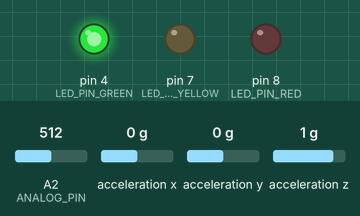
Recording of a sketch running on a simulated Arduino Uno, built with avr-gcc and run on an emulated ATmega328P. On the bench: output pins drawn as LEDs (lit = HIGH). Inputs (shaded band) come from the test bench; at power-on: A2 (ANALOG_PIN) = 512, acceleration x 0 g, acceleration y 0 g, acceleration z 1 g. What the sketch prints to the serial monitor is not drawn.

Above: at 0.1 s.
Timing chart, 0 to 1.6 s (numbered marks = the images above):
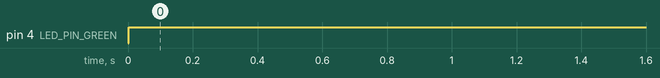

Measured:
- by itself, pin 4 (LED_PIN_GREEN): LOW → HIGH at 0.00 s

The sketch:

sensor1.ino
```cpp
#include <Adafruit_Sensor.h>
#include <Adafruit_ADXL345_U.h>

#define ANALOG_PIN A2
#define LED_PIN_GREEN 4       // Green LED for sound > 100
#define LED_PIN_YELLOW 7      // Yellow LED for sound > 250
#define LED_PIN_RED 8         // Red LED for sound > 400

//Pin configurations can vary on your circuit(these are my pin configurations)

Adafruit_ADXL345_Unified soundSensor = Adafruit_ADXL345_Unified(12345);

void setup() {
  Serial.begin(9600);
  pinMode(LED_PIN_GREEN, OUTPUT);
  pinMode(LED_PIN_YELLOW, OUTPUT);
  pinMode(LED_PIN_RED, OUTPUT);
  soundSensor.begin();
  soundSensor.setRange(ADXL345_RANGE_16_G);
}

void loop() {
  sensors_event_t event;
  soundSensor.getEvent(&event);
  int soundValue = analogRead(ANALOG_PIN);
  float soundDB = 20 * log10(soundValue);
  Serial.print("Sound Level (dB): ");
  Serial.println(soundDB);

  // Turn off all LEDs initially
  digitalWrite(LED_PIN_GREEN, LOW);
  digitalWrite(LED_PIN_YELLOW, LOW);
  digitalWrite(LED_PIN_RED, LOW);

  // Set LEDs based on sound level
  if (soundDB > 0 || soundDB < 100) {
    digitalWrite(LED_PIN_GREEN, HIGH);  // Green LED for sound > 400
  } else if (soundDB > 101 || soundDB < 300) {
    digitalWrite(LED_PIN_YELLOW, HIGH);  // Yellow LED for sound > 250
  } else if (soundDB > 300) {
    digitalWrite(LED_PIN_RED, HIGH);  // Red LED for sound > 100
  }

  delay(1000);
}
```
